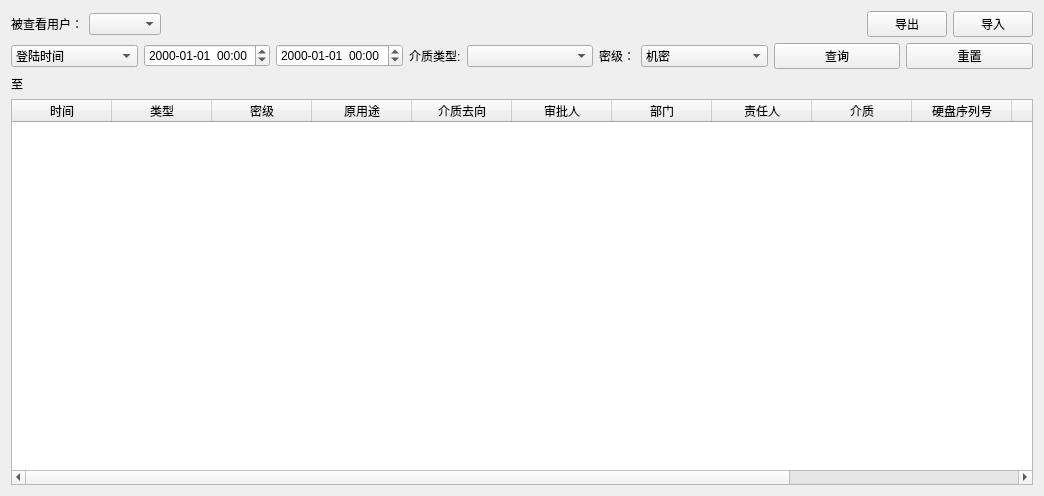
<?xml version="1.0" encoding="UTF-8"?>
<ui version="4.0">
 <class>logtable</class>
 <widget class="QWidget" name="logtable">
  <property name="geometry">
   <rect>
    <x>0</x>
    <y>0</y>
    <width>1044</width>
    <height>496</height>
   </rect>
  </property>
  <property name="windowTitle">
   <string>Form</string>
  </property>
  <layout class="QVBoxLayout" name="verticalLayout">
   <item>
    <layout class="QHBoxLayout" name="horizontalLayout">
     <item>
      <widget class="QLabel" name="label">
       <property name="text">
        <string>被查看用户：</string>
       </property>
      </widget>
     </item>
     <item>
      <widget class="QComboBox" name="comboBoxUser"/>
     </item>
     <item>
      <spacer name="horizontalSpacer">
       <property name="orientation">
        <enum>Qt::Horizontal</enum>
       </property>
       <property name="sizeHint" stdset="0">
        <size>
         <width>40</width>
         <height>20</height>
        </size>
       </property>
      </spacer>
     </item>
     <item>
      <widget class="QPushButton" name="pushButtonExport">
       <property name="text">
        <string>导出</string>
       </property>
      </widget>
     </item>
     <item>
      <widget class="QPushButton" name="pushButtonImport">
       <property name="text">
        <string>导入</string>
       </property>
      </widget>
     </item>
    </layout>
   </item>
   <item>
    <layout class="QHBoxLayout" name="horizontalLayout_2">
     <item>
      <widget class="QComboBox" name="comboBoxCheckType">
       <item>
        <property name="text">
         <string>登陆时间</string>
        </property>
       </item>
       <item>
        <property name="text">
         <string>退出时间</string>
        </property>
       </item>
       <item>
        <property name="text">
         <string>开始擦除</string>
        </property>
       </item>
       <item>
        <property name="text">
         <string>擦除完成</string>
        </property>
       </item>
       <item>
        <property name="text">
         <string>擦除失败</string>
        </property>
       </item>
       <item>
        <property name="text">
         <string>磁盘插入</string>
        </property>
       </item>
       <item>
        <property name="text">
         <string>磁盘拔出</string>
        </property>
       </item>
      </widget>
     </item>
     <item>
      <widget class="QDateTimeEdit" name="dateTimeEditStart">
       <property name="displayFormat">
        <string>yyyy-MM-dd  hh:mm</string>
       </property>
      </widget>
     </item>
     <item>
      <widget class="QDateTimeEdit" name="dateTimeEditEnd">
       <property name="displayFormat">
        <string>yyyy-MM-dd  hh:mm</string>
       </property>
      </widget>
     </item>
     <item>
      <widget class="QLabel" name="label_2">
       <property name="sizePolicy">
        <sizepolicy hsizetype="Fixed" vsizetype="Preferred">
         <horstretch>0</horstretch>
         <verstretch>0</verstretch>
        </sizepolicy>
       </property>
       <property name="text">
        <string>介质类型:</string>
       </property>
      </widget>
     </item>
     <item>
      <widget class="QComboBox" name="comboBoxType"/>
     </item>
     <item>
      <widget class="QLabel" name="label_4">
       <property name="sizePolicy">
        <sizepolicy hsizetype="Fixed" vsizetype="Preferred">
         <horstretch>0</horstretch>
         <verstretch>0</verstretch>
        </sizepolicy>
       </property>
       <property name="text">
        <string>密级：</string>
       </property>
      </widget>
     </item>
     <item>
      <widget class="QComboBox" name="comboBoxLevel">
       <item>
        <property name="text">
         <string>机密</string>
        </property>
       </item>
       <item>
        <property name="text">
         <string>秘密</string>
        </property>
       </item>
       <item>
        <property name="text">
         <string>绝密</string>
        </property>
       </item>
      </widget>
     </item>
     <item>
      <widget class="QPushButton" name="pushButtonQuery">
       <property name="text">
        <string>查询</string>
       </property>
      </widget>
     </item>
     <item>
      <widget class="QPushButton" name="pushButtonReset">
       <property name="text">
        <string>重置</string>
       </property>
      </widget>
     </item>
    </layout>
   </item>
   <item>
    <widget class="QLabel" name="label_3">
     <property name="text">
      <string>至</string>
     </property>
    </widget>
   </item>
   <item>
    <widget class="QTableWidget" name="logtableWidget">
     <column>
      <property name="text">
       <string>时间</string>
      </property>
     </column>
     <column>
      <property name="text">
       <string>类型</string>
      </property>
     </column>
     <column>
      <property name="text">
       <string>密级</string>
      </property>
     </column>
     <column>
      <property name="text">
       <string>原用途</string>
      </property>
     </column>
     <column>
      <property name="text">
       <string>介质去向</string>
      </property>
     </column>
     <column>
      <property name="text">
       <string>审批人</string>
      </property>
     </column>
     <column>
      <property name="text">
       <string>部门</string>
      </property>
     </column>
     <column>
      <property name="text">
       <string>责任人</string>
      </property>
     </column>
     <column>
      <property name="text">
       <string>介质</string>
      </property>
     </column>
     <column>
      <property name="text">
       <string>硬盘序列号</string>
      </property>
     </column>
     <column>
      <property name="text">
       <string>操作用户</string>
      </property>
     </column>
     <column>
      <property name="text">
       <string>用户等级</string>
      </property>
     </column>
     <column>
      <property name="text">
       <string>备注</string>
      </property>
     </column>
    </widget>
   </item>
  </layout>
 </widget>
 <resources/>
 <connections/>
</ui>
